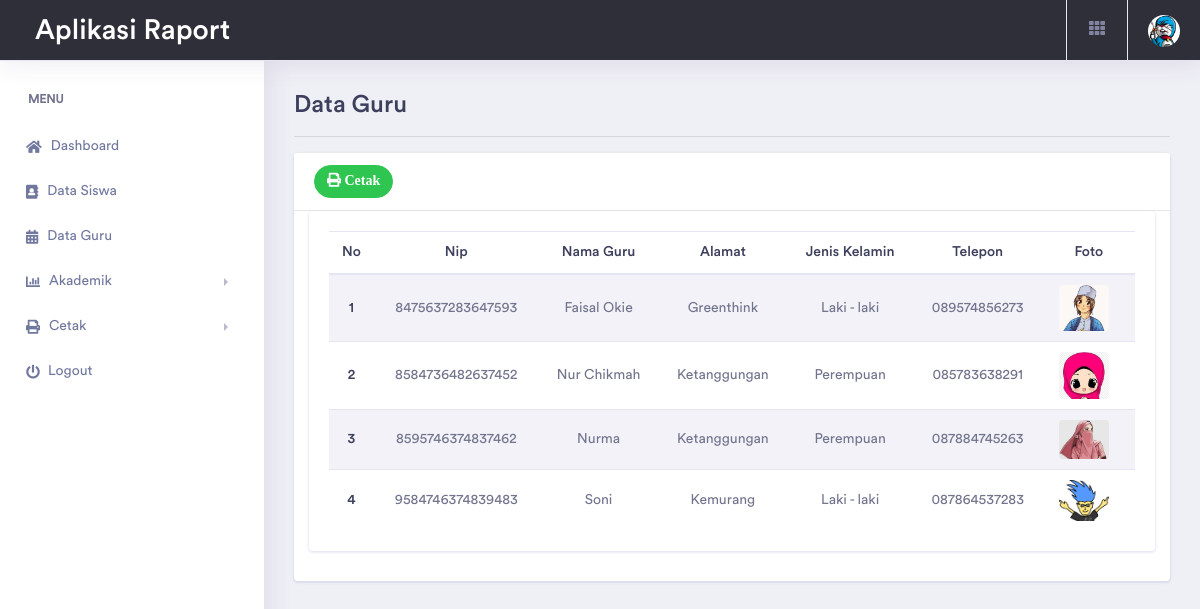
Screenshot of /page/admin/index.php?page=laporanguru (signed in) with the database file from the repository.
### tables this page shows
CREATE TABLE `guru` (
  `id_guru` int(11) NOT NULL,
  `kode_guru` varchar(100) NOT NULL,
  `nip` varchar(50) NOT NULL,
  `username` varchar(100) NOT NULL,
  `password` varchar(100) NOT NULL,
  `nama_guru` varchar(100) NOT NULL,
  `alamat` varchar(100) NOT NULL,
  `telepon` varchar(100) NOT NULL,
  `jenis_kelamin` enum('L','P') NOT NULL,
  `foto_guru` varchar(100) NOT NULL,
  `status` enum('Aktif','Tidak Aktif') NOT NULL,
  `level` varchar(50) NOT NULL
);

### functions.php (called while the page is built, shortened)
<?php
    $conn = mysqli_connect("localhost", "root", "", "_raport");
    function tampil($query) {
        global $conn;
        $result = mysqli_query($conn, $query);
        $rows = [];
        while($row = mysqli_fetch_assoc($result)) {
            $rows[] = $row;
        }
        return $rows;
    }

### page/admin/laporan/laporan guru/laporan_guru.php (the view, shortened to what this page needs)
<!DOCTYPE html>
<html lang="en">
<head>
</head>
<body>
	<div class="dashboard-wrapper">
		<div class="dashboard-ecommerce">
			<div class="container-fluid dashboard-content ">
				<div class="row">
					<div class="col-xl-12 col-lg-12 col-md-12 col-sm-12 col-12">
						<div class="page-header">
							<h2 class="pageheader-title">Data Guru</h2><hr>
					<div class="row">
					<div class="col-xl-12 col-lg-12 col-md-12 col-sm-12 col-12">
						<div class="card">
							<h5 class="card-header">
								<a href="../../cetak/cetak_guru.php" target="_blank" class="btn btn-rounded btn-success btn-sm">
									<i class="fas fa-print"> Cetak</i>
								</a>
							</h5>
								<div class="col-xl-12 col-lg-12 col-md-12 col-sm-12 col-12">
								<div class="card">
									<div class="card-body">
										<div class="table-responsive">
								<table class="table table-striped">
									<thead>
										<tr style="text-align: center;">
											<th scope="col">No</th>
											<th scope="col">Nip</th>
											<th scope="col">Nama Guru</th>
											<th scope="col">Alamat</th>
											<th scope="col">Jenis Kelamin</th>
											<th scope="col">Telepon</th>
											<th scope="col">Foto</th>
										</tr>
									</thead>
									<tbody>
									<?php
										$no = 1;
										$result = tampil("select * from guru order by nama_guru asc ");
										foreach($result as $data) {
											@$jk = ($data['jenis_kelamin'] == L)?"Laki - laki":"Perempuan";
									?>
										<tr>
											<th scope="row" style="text-align: center;"><?= $no++; ?></th>
											<td style="text-align: center;"><?= $data['nip']; ?></td>
											<td style="text-align: center;"><?= $data['nama_guru']; ?></td>
											<td style="text-align: center;"><?= $data['alamat']; ?></td>
											<td style="text-align: center;"><?= $jk; ?></td>
											<td style="text-align: center;"><?= $data['telepon']; ?></td>
											<td style="text-align: center;">
												<div class="m-r-10">
													<img src="../../assets/img/guru/<?php echo $data['foto_guru'] ?>" alt="user" class="rounded" width="50">
												</div>
											</td>
										</tr>
									<?php
										}
									?>
									</tbody>
									</table>
								</div>
								</div>
								</div>
							</div>
						</div>
					</div>
				</div>
			</div>
		</div>
	</div>
			</div>
		</div>
	</div>
</body>
</html>

### rows the page displays
guru: nip "8475637283647593", nama_guru "Faisal Okie", alamat "Greenthink", jenis_kelamin "Laki - laki", telepon "089574856273", foto_guru (picture)
guru: nip "8584736482637452", nama_guru "Nur Chikmah", alamat "Ketanggungan", jenis_kelamin "Perempuan", telepon "085783638291", foto_guru (picture)
guru: nip "8595746374837462", nama_guru "Nurma", alamat "Ketanggungan", jenis_kelamin "Perempuan", telepon "087884745263", foto_guru (picture)
guru: nip "9584746374839483", nama_guru "Soni", alamat "Kemurang", jenis_kelamin "Laki - laki", telepon "087864537283", foto_guru (picture)
